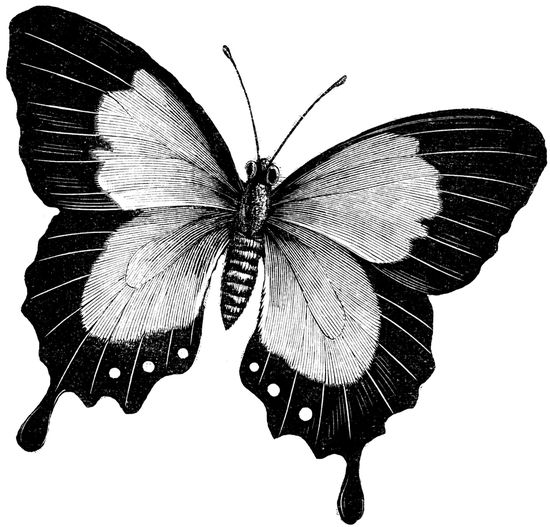
#> input picture b.jpg, 550 x 527 px
$ python exp6.py
#> lines starting #> are read from the running program, lines starting #| are printed output that depends on the picture
# import the required library
import cv2
# read the input image
image = cv2.imread('b.jpg')
#> image is the input picture: shape (527, 550, 3); min 0, max 255, mean 173.8
# define the alpha and beta
alpha = 2.5 # Contrast control
beta = 0 # Brightness control
# call convertScaleAbs function
adjusted = cv2.convertScaleAbs(image, alpha=alpha, beta = beta)
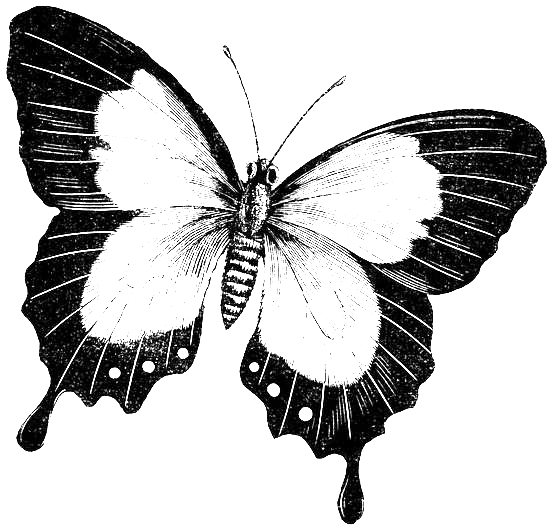
#> adjusted: shape (527, 550, 3); min 0, max 255, mean 192.1
# display the output image
cv2.imshow("Orginal", image)
cv2.imshow('Contrast Image', adjusted)
cv2.waitKey()
cv2.destroyAllWindows()

$ run again, with 1.JPG copied over b.jpg
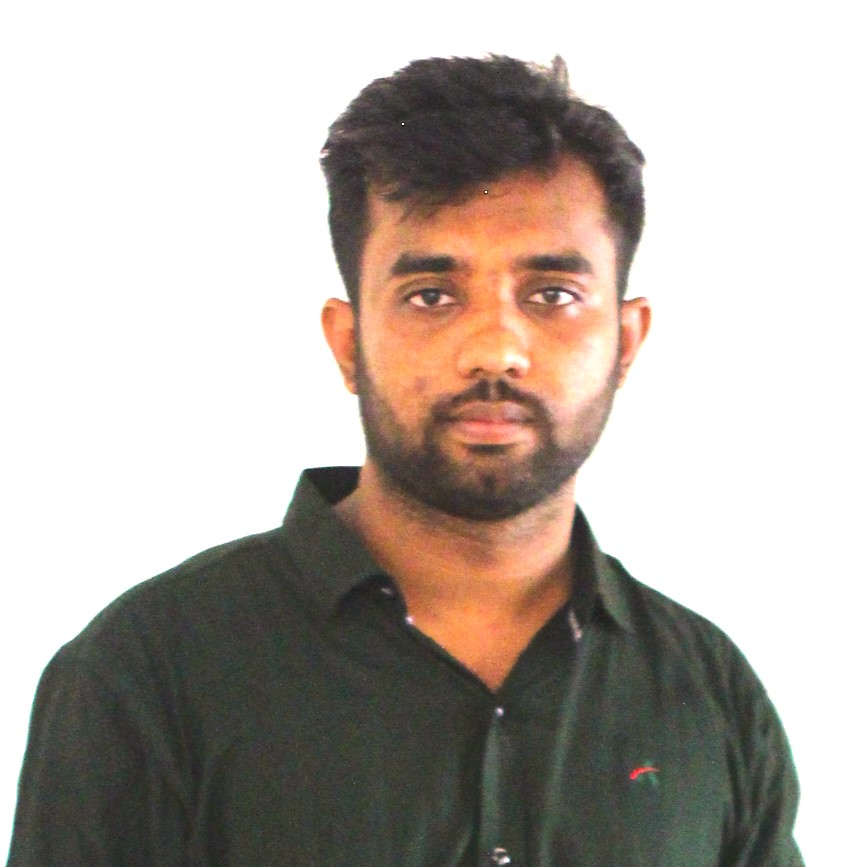
#> input picture 1.JPG, 853 x 867 px
#> image is the input picture: shape (867, 853, 3); mean B, G, R 166.4, 173.5, 182
#> `adjusted = cv2.convertScaleAbs(image, alpha=alpha, beta = beta)`:
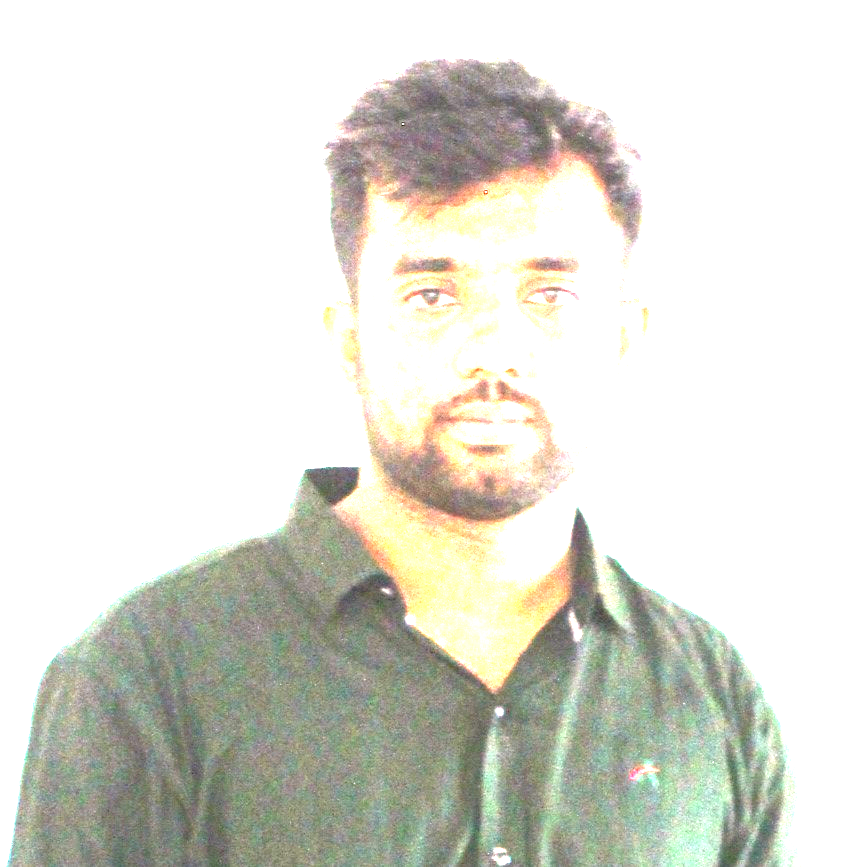
#> adjusted: shape (867, 853, 3); mean B, G, R 213.3, 222.1, 221.7
